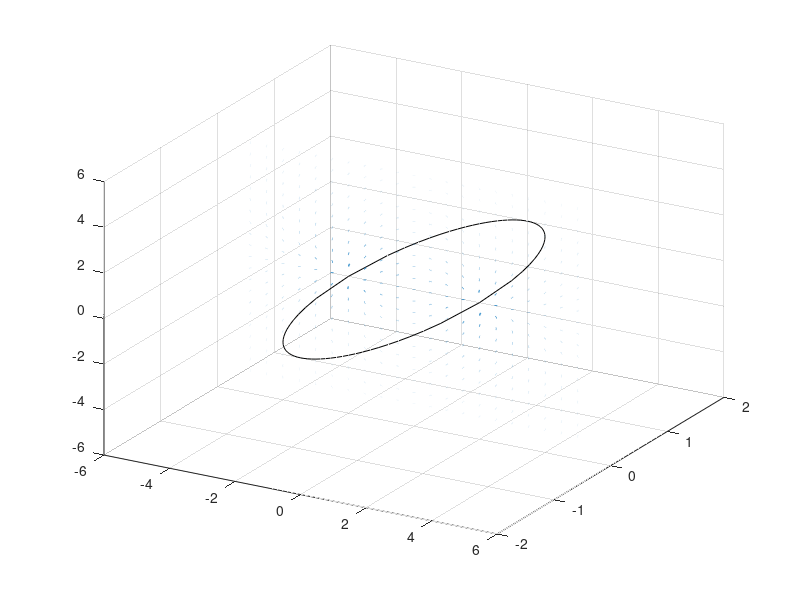

The MATLAB source for this figure:
%Simulacion de espira y campo magnetico 3D

clear; % borra variables
close all; % borra figuras
clc; % limpia pantalla

%Parametros de la rejilla (meshgrid)
x0 = -5;
x1 = 5;
xn = 0.5;
y0 = 0;
y1 = 0;
yn = 0.1;
z0 = -5;
z1 = 5;
zn = xn;

[xGrid, yGrid, zGrid]= meshgrid(x0:xn:x1, y0:yn:y1, z0:zn:z1); 
%Datos de Biot-Savat
uo = 4.*pi.*10.^-7; % Permeabilidad del espacio libre
I = 30; % Intensidad - corriente
r = 2; % Radio Circulo
xn1 = r;
xn2 = -r;

r1 = sqrt((xGrid-xn1).^2 + (zGrid-0).^2);
r2 = sqrt((xGrid-xn2).^2 + (zGrid-0).^2);

Bx = (-(uo.*I.*(zGrid-0)))./(2.*pi.*r1.^2); % Y porque es el inverso
Bz = (uo.*I.*(xGrid-xn1))./(2.*pi.*r1.^2);% X porque es el inverso

Bx2 = (-(uo.*-I.*(zGrid-0)))./(2.*pi.*r2.^2); % Y porque es el inverso
Bz2 = (uo.*-I.*(xGrid-xn2))./(2.*pi.*r2.^2); % X porque es el inverso

By = Bx * 0;

B = sqrt(Bx.^2 + Bz.^2);

Cx =((Bx+Bx2)./B);
Cz =((Bz+Bz2)./B);
Cy = By;

sumBx = Bx + Bx2;
sumBy = By;
sumBz = Bz + Bz2;
%Parametros de la espira (circulo)
xCirculo = (-r):0.1:r; % Valores en x del circulo
yCirculo = sqrt((r^2)-xCirculo.^2); % Valores en y del circulo %r^2 = r*r

figure();
hold on;
grid on;
rotate3d on;
view(30,30);
plot(xCirculo, yCirculo,'k', xCirculo, -yCirculo, 'k'); % Dibuja circulo
quiver3(xGrid, yGrid, zGrid, sumBx, sumBy, sumBz,'linewidth',2); % Dibuja flechas
hold off;

